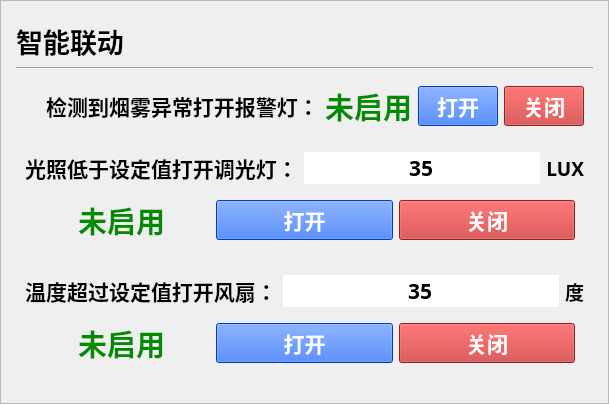
        <widget class="QFrame" name="frame_3_4">
         <property name="sizePolicy">
          <sizepolicy hsizetype="Preferred" vsizetype="Preferred">
           <horstretch>8</horstretch>
           <verstretch>0</verstretch>
          </sizepolicy>
         </property>
         <property name="styleSheet">
          <string notr="true"/>
         </property>
         <property name="frameShape">
          <enum>QFrame::StyledPanel</enum>
         </property>
         <property name="frameShadow">
          <enum>QFrame::Raised</enum>
         </property>
         <layout class="QVBoxLayout" name="verticalLayout_9">
          <property name="leftMargin">
           <number>15</number>
          </property>
          <property name="topMargin">
           <number>20</number>
          </property>
          <property name="rightMargin">
           <number>15</number>
          </property>
          <property name="bottomMargin">
           <number>20</number>
          </property>
          <item>
           <widget class="QPushButton" name="pushButton_3_2">
            <property name="sizePolicy">
             <sizepolicy hsizetype="Fixed" vsizetype="Fixed">
              <horstretch>0</horstretch>
              <verstretch>2</verstretch>
             </sizepolicy>
            </property>
            <property name="font">
             <font>
              <family>微软雅黑</family>
              <pointsize>20</pointsize>
              <weight>75</weight>
              <bold>true</bold>
             </font>
            </property>
            <property name="styleSheet">
             <string notr="true">QPushButton, #pushButton{
	border:none;	
}
</string>
            </property>
            <property name="text">
             <string>智能联动</string>
            </property>
            <property name="icon">
             <iconset>
              <normaloff>icons/IconParkOutlineControl.png</normaloff>icons/IconParkOutlineControl.png</iconset>
            </property>
            <property name="iconSize">
             <size>
              <width>50</width>
              <height>50</height>
             </size>
            </property>
            <property name="autoDefault">
             <bool>false</bool>
            </property>
           </widget>
          </item>
          <item>
           <widget class="Line" name="line_6">
            <property name="sizePolicy">
             <sizepolicy hsizetype="Minimum" vsizetype="Fixed">
              <horstretch>0</horstretch>
              <verstretch>1</verstretch>
             </sizepolicy>
            </property>
            <property name="orientation">
             <enum>Qt::Horizontal</enum>
            </property>
           </widget>
          </item>
          <item>
           <widget class="QFrame" name="frame_3_1_7">
            <property name="sizePolicy">
             <sizepolicy hsizetype="Preferred" vsizetype="Preferred">
              <horstretch>0</horstretch>
              <verstretch>1</verstretch>
             </sizepolicy>
            </property>
            <property name="styleSheet">
             <string notr="true">QFrame, #frame{
	border:none;	
}	</string>
            </property>
            <property name="frameShape">
             <enum>QFrame::StyledPanel</enum>
            </property>
            <property name="frameShadow">
             <enum>QFrame::Raised</enum>
            </property>
            <layout class="QHBoxLayout" name="horizontalLayout_24">
             <property name="leftMargin">
              <number>30</number>
             </property>
             <item>
              <widget class="QPushButton" name="pushButton_21">
               <property name="sizePolicy">
                <sizepolicy hsizetype="Fixed" vsizetype="Fixed">
                 <horstretch>0</horstretch>
                 <verstretch>0</verstretch>
                </sizepolicy>
               </property>
               <property name="font">
                <font>
                 <family>微软雅黑</family>
                 <pointsize>16</pointsize>
                 <weight>75</weight>
                 <bold>true</bold>
                </font>
               </property>
               <property name="styleSheet">
                <string notr="true">QPushButton, #pushButton{
	border:none;	
}</string>
               </property>
               <property name="text">
                <string>检测到烟雾异常打开报警灯：</string>
               </property>
               <property name="icon">
                <iconset>
                 <normaloff>icons/MdiAlarmLightOutline.png</normaloff>icons/MdiAlarmLightOutline.png</iconset>
               </property>
               <property name="iconSize">
                <size>
                 <width>30</width>
                 <height>30</height>
                </size>
               </property>
              </widget>
             </item>
             <item>
              <widget class="QLabel" name="detect_fog_text">
               <property name="font">
                <font>
                 <family>微软雅黑</family>
                 <pointsize>22</pointsize>
                 <weight>75</weight>
                 <bold>true</bold>
                </font>
               </property>
               <property name="layoutDirection">
                <enum>Qt::LeftToRight</enum>
               </property>
               <property name="styleSheet">
                <string notr="true">color: rgb(0,139,0);</string>
               </property>
               <property name="text">
                <string>未启用</string>
               </property>
               <property name="alignment">
                <set>Qt::AlignRight|Qt::AlignTrailing|Qt::AlignVCenter</set>
               </property>
              </widget>
             </item>
             <item>
              <widget class="QPushButton" name="pushButton_detect_fog_on">
               <property name="font">
                <font>
                 <family>微软雅黑</family>
                 <pointsize>16</pointsize>
                 <weight>75</weight>
                 <bold>true</bold>
                </font>
               </property>
               <property name="styleSheet">
                <string notr="true">background-color: rgb(0, 85, 255);
color: rgb(255, 255, 255);</string>
               </property>
               <property name="text">
                <string>打开</string>
               </property>
              </widget>
             </item>
             <item>
              <widget class="QPushButton" name="pushButton_detect_fog_off">
               <property name="font">
                <font>
                 <family>微软雅黑</family>
                 <pointsize>16</pointsize>
                 <weight>75</weight>
                 <bold>true</bold>
                </font>
               </property>
               <property name="styleSheet">
                <string notr="true">background-color: rgb(198, 47, 47);
color: rgb(255, 255, 255);
</string>
               </property>
               <property name="text">
                <string>关闭</string>
               </property>
              </widget>
             </item>
            </layout>
           </widget>
          </item>
          <item>
           <widget class="QFrame" name="frame_3_1_9">
            <property name="sizePolicy">
             <sizepolicy hsizetype="Preferred" vsizetype="Preferred">
              <horstretch>0</horstretch>
              <verstretch>1</verstretch>
             </sizepolicy>
            </property>
            <property name="styleSheet">
             <string notr="true">QFrame, #frame{
	border:none;	
}	</string>
            </property>
            <property name="frameShape">
             <enum>QFrame::StyledPanel</enum>
            </property>
            <property name="frameShadow">
             <enum>QFrame::Raised</enum>
            </property>
            <layout class="QGridLayout" name="gridLayout_7">
             <item row="0" column="0">
              <widget class="QPushButton" name="pushButton_8">
               <property name="sizePolicy">
                <sizepolicy hsizetype="Fixed" vsizetype="Fixed">
                 <horstretch>0</horstretch>
                 <verstretch>0</verstretch>
                </sizepolicy>
               </property>
               <property name="font">
                <font>
                 <family>微软雅黑</family>
                 <pointsize>16</pointsize>
                 <weight>75</weight>
                 <bold>true</bold>
                </font>
               </property>
               <property name="styleSheet">
                <string notr="true">QPushButton, #pushButton{
	border:none;	
}</string>
               </property>
               <property name="text">
                <string>光照低于设定值打开调光灯：</string>
               </property>
               <property name="icon">
                <iconset>
                 <normaloff>icons/FluentMdl2Light.png</normaloff>icons/FluentMdl2Light.png</iconset>
               </property>
               <property name="iconSize">
                <size>
                 <width>30</width>
                 <height>30</height>
                </size>
               </property>
              </widget>
             </item>
             <item row="0" column="2" alignment="Qt::AlignLeft">
              <widget class="QLabel" name="label_ultrasonic_3">
               <property name="font">
                <font>
                 <family>微软雅黑</family>
                 <pointsize>14</pointsize>
                 <weight>75</weight>
                 <bold>true</bold>
                </font>
               </property>
               <property name="styleSheet">
                <string notr="true">color: rgb(0,0,0);</string>
               </property>
               <property name="text">
                <string>LUX</string>
               </property>
               <property name="alignment">
                <set>Qt::AlignRight|Qt::AlignTrailing|Qt::AlignVCenter</set>
               </property>
              </widget>
             </item>
             <item row="0" column="1">
              <widget class="QLineEdit" name="edit_light">
               <property name="enabled">
                <bool>true</bool>
               </property>
               <property name="minimumSize">
                <size>
                 <width>235</width>
                 <height>0</height>
                </size>
               </property>
               <property name="font">
                <font>
                 <family>微软雅黑</family>
                 <pointsize>16</pointsize>
                 <weight>75</weight>
                 <bold>true</bold>
                </font>
               </property>
               <property name="text">
                <string>35</string>
               </property>
               <property name="frame">
                <bool>false</bool>
               </property>
               <property name="echoMode">
                <enum>QLineEdit::Normal</enum>
               </property>
               <property name="alignment">
                <set>Qt::AlignCenter</set>
               </property>
               <property name="dragEnabled">
                <bool>false</bool>
               </property>
               <property name="readOnly">
                <bool>false</bool>
               </property>
              </widget>
             </item>
             <item row="1" column="0" colspan="3">
              <widget class="QFrame" name="frame_7">
               <property name="frameShape">
                <enum>QFrame::StyledPanel</enum>
               </property>
               <property name="frameShadow">
                <enum>QFrame::Raised</enum>
               </property>
               <layout class="QHBoxLayout" name="horizontalLayout_14">
                <item alignment="Qt::AlignHCenter">
                 <widget class="QLabel" name="detect_light_text">
                  <property name="font">
                   <font>
                    <family>微软雅黑</family>
                    <pointsize>22</pointsize>
                    <weight>75</weight>
                    <bold>true</bold>
                   </font>
                  </property>
                  <property name="styleSheet">
                   <string notr="true">color: rgb(0,139,0);</string>
                  </property>
                  <property name="text">
                   <string>未启用</string>
                  </property>
                  <property name="alignment">
                   <set>Qt::AlignRight|Qt::AlignTrailing|Qt::AlignVCenter</set>
                  </property>
                 </widget>
                </item>
                <item>
                 <widget class="QPushButton" name="pushButton_detect_light_on">
                  <property name="font">
                   <font>
                    <family>微软雅黑</family>
                    <pointsize>16</pointsize>
                    <weight>75</weight>
                    <bold>true</bold>
                   </font>
                  </property>
                  <property name="styleSheet">
                   <string notr="true">background-color: rgb(0, 85, 255);
color: rgb(255, 255, 255);</string>
                  </property>
                  <property name="text">
                   <string>打开</string>
                  </property>
                 </widget>
                </item>
                <item>
                 <widget class="QPushButton" name="pushButton_detect_light_off">
                  <property name="font">
                   <font>
                    <family>微软雅黑</family>
                    <pointsize>16</pointsize>
                    <weight>75</weight>
                    <bold>true</bold>
                   </font>
                  </property>
                  <property name="styleSheet">
                   <string notr="true">background-color: rgb(198, 47, 47);
color: rgb(255, 255, 255);
</string>
                  </property>
                  <property name="text">
                   <string>关闭</string>
                  </property>
                 </widget>
                </item>
               </layout>
              </widget>
             </item>
            </layout>
           </widget>
          </item>
          <item>
           <widget class="QFrame" name="frame_3_1_8">
            <property name="sizePolicy">
             <sizepolicy hsizetype="Preferred" vsizetype="Preferred">
              <horstretch>0</horstretch>
              <verstretch>1</verstretch>
             </sizepolicy>
            </property>
            <property name="styleSheet">
             <string notr="true">QFrame, #frame{
	border:none;	
}	</string>
            </property>
            <property name="frameShape">
             <enum>QFrame::StyledPanel</enum>
            </property>
            <property name="frameShadow">
             <enum>QFrame::Raised</enum>
            </property>
            <layout class="QGridLayout" name="gridLayout_5">
             <item row="1" column="2" alignment="Qt::AlignLeft">
              <widget class="QLabel" name="label_ultrasonic_2">
               <property name="font">
                <font>
                 <family>微软雅黑</family>
                 <pointsize>14</pointsize>
                 <weight>75</weight>
                 <bold>true</bold>
                </font>
               </property>
               <property name="styleSheet">
                <string notr="true">color: rgb(0,0,0);</string>
               </property>
               <property name="text">
                <string>度</string>
               </property>
               <property name="alignment">
                <set>Qt::AlignRight|Qt::AlignTrailing|Qt::AlignVCenter</set>
               </property>
              </widget>
             </item>
             <item row="1" column="0">
              <widget class="QPushButton" name="pushButton_22">
               <property name="sizePolicy">
                <sizepolicy hsizetype="Fixed" vsizetype="Fixed">
                 <horstretch>0</horstretch>
                 <verstretch>0</verstretch>
                </sizepolicy>
               </property>
               <property name="font">
                <font>
                 <family>微软雅黑</family>
                 <pointsize>16</pointsize>
                 <weight>75</weight>
                 <bold>true</bold>
                </font>
               </property>
               <property name="styleSheet">
                <string notr="true">QPushButton, #pushButton{
	border:none;	
}</string>
               </property>
               <property name="text">
                <string>温度超过设定值打开风扇：</string>
               </property>
               <property name="icon">
                <iconset>
                 <normaloff>icons/BiFan.png</normaloff>icons/BiFan.png</iconset>
               </property>
               <property name="iconSize">
                <size>
                 <width>30</width>
                 <height>30</height>
                </size>
               </property>
              </widget>
             </item>
             <item row="1" column="1">
              <widget class="QLineEdit" name="edit_temp">
               <property name="enabled">
                <bool>true</bool>
               </property>
               <property name="minimumSize">
                <size>
                 <width>235</width>
                 <height>0</height>
                </size>
               </property>
               <property name="font">
                <font>
                 <family>微软雅黑</family>
                 <pointsize>16</pointsize>
                 <weight>75</weight>
                 <bold>true</bold>
                </font>
               </property>
               <property name="text">
                <string>35</string>
               </property>
               <property name="frame">
                <bool>false</bool>
               </property>
               <property name="echoMode">
                <enum>QLineEdit::Normal</enum>
               </property>
               <property name="alignment">
                <set>Qt::AlignCenter</set>
               </property>
               <property name="dragEnabled">
                <bool>false</bool>
               </property>
               <property name="readOnly">
                <bool>false</bool>
               </property>
              </widget>
             </item>
             <item row="2" column="0" rowspan="3" colspan="3">
              <widget class="QFrame" name="frame_5">
               <property name="frameShape">
                <enum>QFrame::StyledPanel</enum>
               </property>
               <property name="frameShadow">
                <enum>QFrame::Raised</enum>
               </property>
               <layout class="QHBoxLayout" name="horizontalLayout_12">
                <item alignment="Qt::AlignHCenter">
                 <widget class="QLabel" name="detect_temp_text">
                  <property name="font">
                   <font>
                    <family>微软雅黑</family>
                    <pointsize>22</pointsize>
                    <weight>75</weight>
                    <bold>true</bold>
                   </font>
                  </property>
                  <property name="styleSheet">
                   <string notr="true">color: rgb(0,139,0);</string>
                  </property>
                  <property name="text">
                   <string>未启用</string>
                  </property>
                  <property name="alignment">
                   <set>Qt::AlignRight|Qt::AlignTrailing|Qt::AlignVCenter</set>
                  </property>
                 </widget>
                </item>
                <item>
                 <widget class="QPushButton" name="pushButton_detect_temp_on">
                  <property name="font">
                   <font>
                    <family>微软雅黑</family>
                    <pointsize>16</pointsize>
                    <weight>75</weight>
                    <bold>true</bold>
                   </font>
                  </property>
                  <property name="styleSheet">
                   <string notr="true">background-color: rgb(0, 85, 255);
color: rgb(255, 255, 255);</string>
                  </property>
                  <property name="text">
                   <string>打开</string>
                  </property>
                 </widget>
                </item>
                <item>
                 <widget class="QPushButton" name="pushButton_detect_temp_off">
                  <property name="font">
                   <font>
                    <family>微软雅黑</family>
                    <pointsize>16</pointsize>
                    <weight>75</weight>
                    <bold>true</bold>
                   </font>
                  </property>
                  <property name="styleSheet">
                   <string notr="true">background-color: rgb(198, 47, 47);
color: rgb(255, 255, 255);
</string>
                  </property>
                  <property name="text">
                   <string>关闭</string>
                  </property>
                 </widget>
                </item>
               </layout>
              </widget>
             </item>
            </layout>
           </widget>
          </item>
         </layout>
        </widget>
